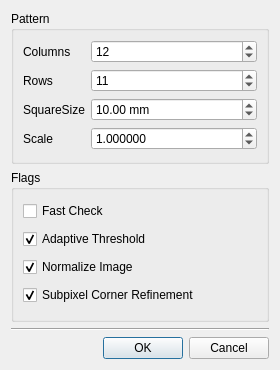
<?xml version="1.0" encoding="UTF-8"?>
<ui version="4.0">
 <class>ChessboardFinder</class>
 <widget class="QDialog" name="ChessboardFinder">
  <property name="geometry">
   <rect>
    <x>0</x>
    <y>0</y>
    <width>280</width>
    <height>370</height>
   </rect>
  </property>
  <property name="sizePolicy">
   <sizepolicy hsizetype="Minimum" vsizetype="Minimum">
    <horstretch>0</horstretch>
    <verstretch>0</verstretch>
   </sizepolicy>
  </property>
  <property name="windowTitle">
   <string>Chessboard Finder Settings</string>
  </property>
  <layout class="QVBoxLayout" name="verticalLayout">
   <item>
    <widget class="QGroupBox" name="groupBox">
     <property name="title">
      <string>Pattern</string>
     </property>
     <layout class="QFormLayout" name="formLayout_2">
      <property name="fieldGrowthPolicy">
       <enum>QFormLayout::AllNonFixedFieldsGrow</enum>
      </property>
      <item row="0" column="0">
       <widget class="QLabel" name="label">
        <property name="text">
         <string>Columns</string>
        </property>
       </widget>
      </item>
      <item row="0" column="1">
       <widget class="QSpinBox" name="columns">
        <property name="minimum">
         <number>1</number>
        </property>
        <property name="maximum">
         <number>1000</number>
        </property>
        <property name="value">
         <number>12</number>
        </property>
       </widget>
      </item>
      <item row="1" column="0">
       <widget class="QLabel" name="label_2">
        <property name="text">
         <string>Rows</string>
        </property>
       </widget>
      </item>
      <item row="1" column="1">
       <widget class="QSpinBox" name="rows">
        <property name="minimum">
         <number>1</number>
        </property>
        <property name="maximum">
         <number>1000</number>
        </property>
        <property name="value">
         <number>11</number>
        </property>
       </widget>
      </item>
      <item row="2" column="0">
       <widget class="QLabel" name="label_3">
        <property name="text">
         <string>SquareSize</string>
        </property>
       </widget>
      </item>
      <item row="2" column="1">
       <widget class="QDoubleSpinBox" name="square_size">
        <property name="suffix">
         <string> mm</string>
        </property>
        <property name="value">
         <double>10.000000000000000</double>
        </property>
       </widget>
      </item>
      <item row="3" column="0">
       <widget class="QLabel" name="label_4">
        <property name="text">
         <string>Scale</string>
        </property>
       </widget>
      </item>
      <item row="3" column="1">
       <widget class="QDoubleSpinBox" name="scale">
        <property name="decimals">
         <number>6</number>
        </property>
        <property name="value">
         <double>1.000000000000000</double>
        </property>
       </widget>
      </item>
     </layout>
    </widget>
   </item>
   <item>
    <widget class="QGroupBox" name="groupBox_2">
     <property name="title">
      <string>Flags</string>
     </property>
     <layout class="QVBoxLayout" name="verticalLayout_2">
      <item>
       <widget class="QCheckBox" name="fastCheck">
        <property name="text">
         <string>Fast Check</string>
        </property>
        <property name="checked">
         <bool>false</bool>
        </property>
       </widget>
      </item>
      <item>
       <widget class="QCheckBox" name="adaptiveThreshold">
        <property name="text">
         <string>Adaptive Threshold</string>
        </property>
        <property name="checked">
         <bool>true</bool>
        </property>
       </widget>
      </item>
      <item>
       <widget class="QCheckBox" name="normalizeImage">
        <property name="text">
         <string>Normalize Image</string>
        </property>
        <property name="checked">
         <bool>true</bool>
        </property>
       </widget>
      </item>
      <item>
       <widget class="QCheckBox" name="subpixel_corner">
        <property name="text">
         <string>Subpixel Corner Refinement</string>
        </property>
        <property name="checked">
         <bool>true</bool>
        </property>
       </widget>
      </item>
     </layout>
    </widget>
   </item>
   <item>
    <widget class="Line" name="line">
     <property name="orientation">
      <enum>Qt::Horizontal</enum>
     </property>
    </widget>
   </item>
   <item>
    <widget class="QDialogButtonBox" name="buttonBox">
     <property name="orientation">
      <enum>Qt::Horizontal</enum>
     </property>
     <property name="standardButtons">
      <set>QDialogButtonBox::Cancel|QDialogButtonBox::Ok</set>
     </property>
    </widget>
   </item>
  </layout>
 </widget>
 <resources/>
 <connections>
  <connection>
   <sender>buttonBox</sender>
   <signal>accepted()</signal>
   <receiver>ChessboardFinder</receiver>
   <slot>accept()</slot>
   <hints>
    <hint type="sourcelabel">
     <x>248</x>
     <y>254</y>
    </hint>
    <hint type="destinationlabel">
     <x>157</x>
     <y>274</y>
    </hint>
   </hints>
  </connection>
  <connection>
   <sender>buttonBox</sender>
   <signal>rejected()</signal>
   <receiver>ChessboardFinder</receiver>
   <slot>reject()</slot>
   <hints>
    <hint type="sourcelabel">
     <x>316</x>
     <y>260</y>
    </hint>
    <hint type="destinationlabel">
     <x>286</x>
     <y>274</y>
    </hint>
   </hints>
  </connection>
 </connections>
</ui>
